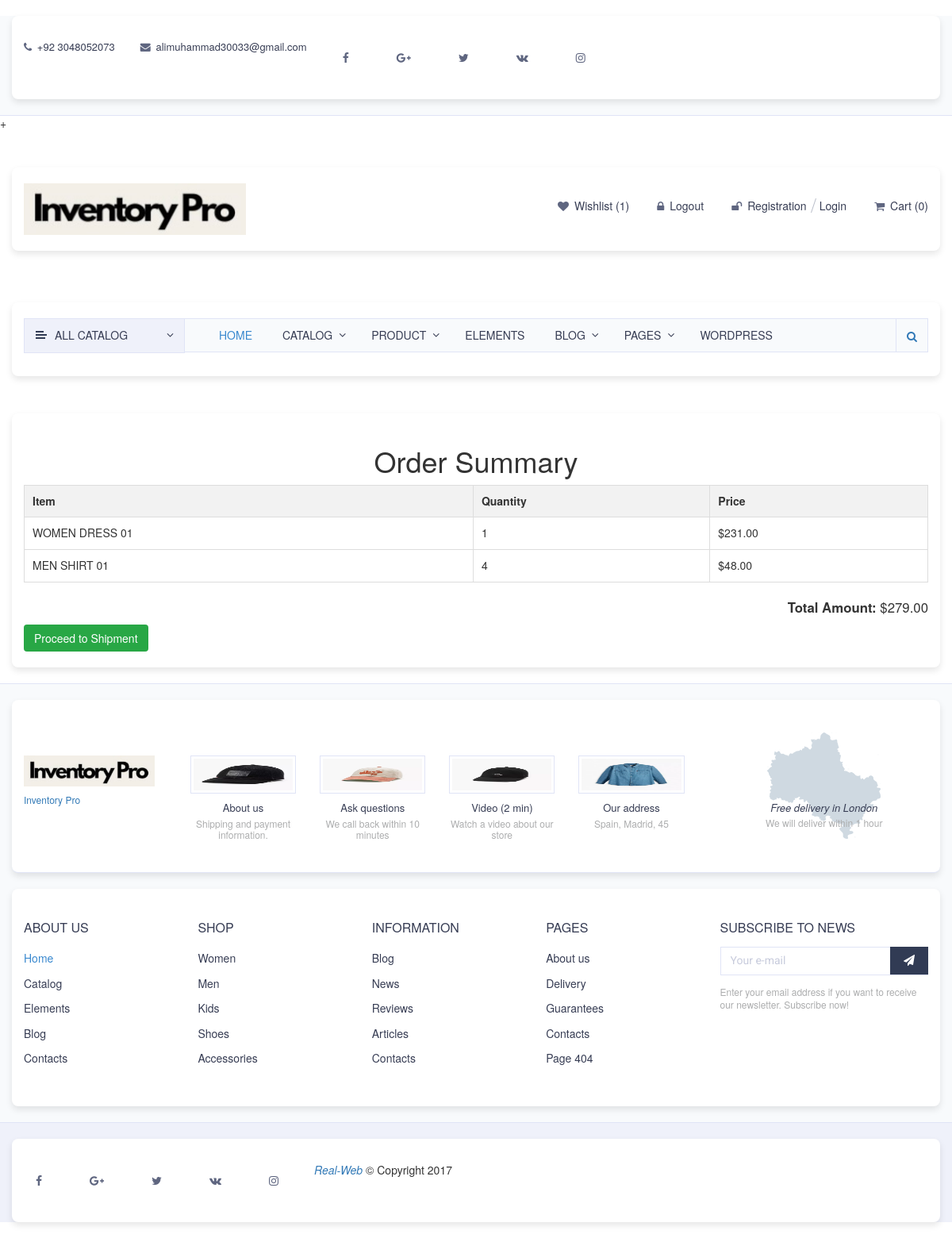
The app's page /order/order-summary/ (signed in) with its own data.
### inventory_manager_app/models/order.py (models this page shows, shortened)
class OrderItem(models.Model):
    order = models.ForeignKey(Order, related_name='items', on_delete=models.CASCADE)
    product = models.ForeignKey(Product, related_name='order_items', on_delete=models.CASCADE)
    quantity = models.PositiveIntegerField(default=0)
    @property
    def total_price(self):
        return self.product.price * self.quantity

class Order(CreateUpdateMixIn):
    ORDER_STATUS_CHOICES = [
        ("PENDING", "Pending"),
        ("COMPLETED", "Completed"),
        ("CANCELLED", "Cancelled"),
    ]
    order_id = models.AutoField(primary_key=True)
    wholesaler = models.ForeignKey(wholeSaler, on_delete=models.CASCADE, related_name="wholesaler")
    cart = models.ForeignKey(Cart, related_name='cart', on_delete=models.CASCADE)
    order_date = models.DateTimeField(auto_now_add=True)
    transaction_id = models.CharField(max_length=20, null=True, blank=True)
    total_price = models.DecimalField(max_digits=10, decimal_places=2, default=0)
    status = models.CharField(max_length=20, choices=ORDER_STATUS_CHOICES, default="Pending")

### inventory_manager_app/models/product.py (models this page shows, shortened)
class Product(CreateUpdateMixIn):
    product_id = models.AutoField(primary_key=True)
    product_name = models.CharField(max_length=255)
    slug = models.SlugField(unique=True, blank=True, null=True)
    category = models.ForeignKey(Category, on_delete=models.CASCADE, related_name="Products")
    description = models.TextField(null=True, blank=True)
    price = models.DecimalField(max_digits=10, decimal_places=2)
    stock_quantity = models.IntegerField()
    reorder_level = models.IntegerField(default=0)
    suppliers = models.ManyToManyField(Supplier, related_name="products")
    color_variant = models.ManyToManyField(ColorVariant, blank=True)
    size_variant = models.ManyToManyField(SizeVariant, blank=True)

### inventory_manager_app/views/order.py (the view)
def OrderSummary(request):
    if request.user.is_authenticated:
        try:
            wholesaler = request.user.wholesaler
        except AttributeError:
            wholesaler = None
        if not wholesaler:
            context = {
                'message': 'You do not have a wholesaler, so there is no order for you.'
            }
            return render(request, 'order/order_summary.html', context)
        cart = Cart.objects.get(user=request.user)
        cart_items = cart.items.all()
        order, created = Order.objects.get_or_create(cart=cart, wholesaler=wholesaler)
        total_price = 0
        for cart_item in cart_items:
            existing_item = OrderItem.objects.filter(order=order, product=cart_item.product).first()
            if not existing_item:
                OrderItem.objects.create(
                    order=order,
                    product=cart_item.product,
                    quantity=cart_item.quantity,
                )
            total_price += cart_item.total_price
        order.total_price = total_price
        order.save()
        context = {
            'orders': order
        }
        return render(request, 'order/order_summary.html', context)

### inventory_manager_app/models/cart.py (called while the page is built)
    @property
    def total_price(self):
        return self.product.price * self.quantity

### inventory_manager_app/templates/order/order_summary.html
{% extends "layouts/index.html" %}
{% block content %}
<div class="container">
    {% if message %}
  <div class="alert alert-warning">{{ message }}</div>
{% else %}
        <h1>Order Summary</h1>
        <div class="order-summary">
            <table>
                <thead>
                    <tr>
                        <th>Item</th>
                        <th>Quantity</th>
                        <th>Price</th>
                    </tr>
                </thead>
                <tbody>
                    {% for item in orders.items.all %}
                    <tr>
                        <td>{{ item.product.product_name }}</td>
                        <td>{{ item.quantity }}</td>
                        <td>${{ item.total_price }}</td>
                    </tr>
                    {% endfor %}
                </tbody>
            </table>
            <div class="total">
                <p><strong>Total Amount:</strong> ${{ orders.total_price }}</p>
            </div>
            <a href="" class="btn">Proceed to Shipment</a>
        </div>
    {% endif %}
    </div>
{% endblock %}

### records on screen
OrderItem: product.product_name "WOMEN DRESS 01", quantity "1", total_price "231.00"
OrderItem: product.product_name "MEN SHIRT 01", quantity "4", total_price "48.00"
Order: total_price "279.00"
